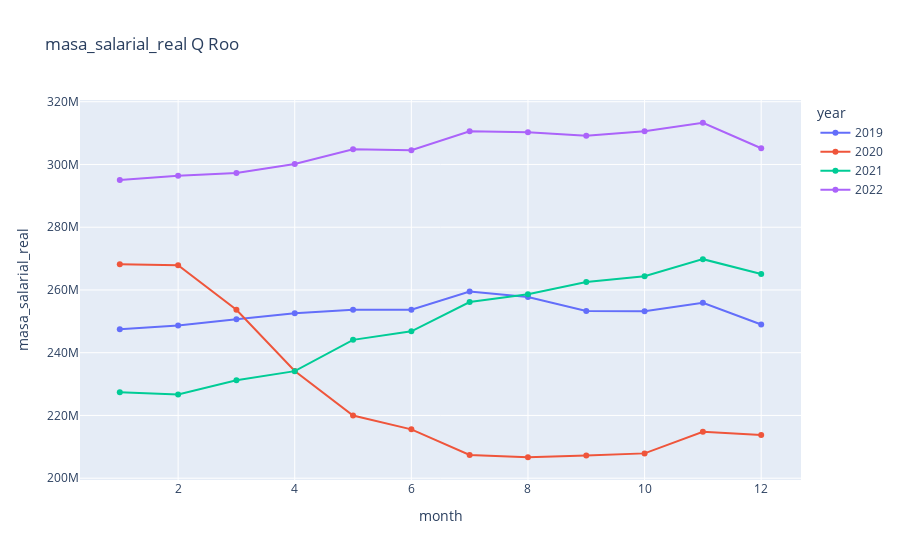
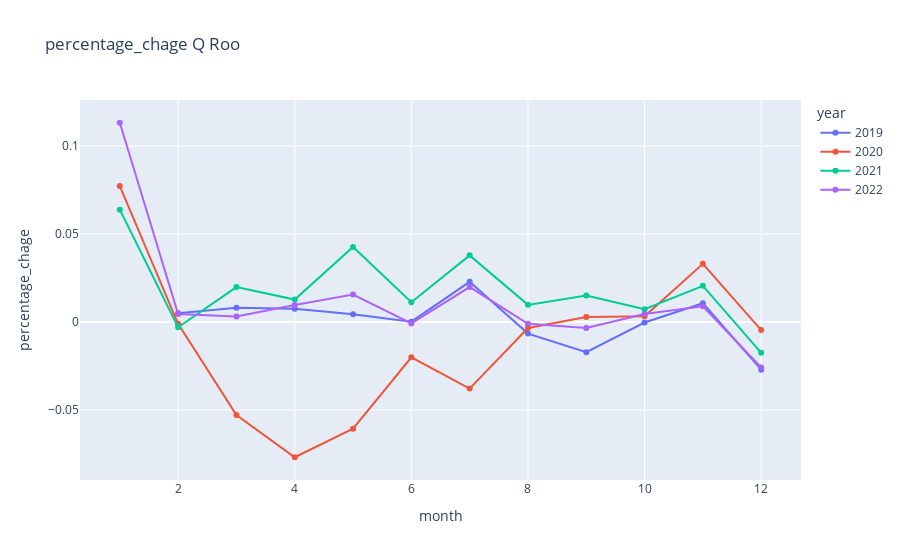

Here is the notebook cell these charts were saved with, in order:
### Code cell
plotdf=final_df[['percentage_chage','Fecha','state_name','year','month','masa_salarial_real']]
for var in  ['masa_salarial_real','percentage_chage']:
    fig = px.line(plotdf[plotdf['state_name']=='ROO'], x='month', y=var, color='year', markers=True, title='{} Q Roo'.format(var))
    fig.show()

### Figure 1 — Plotly figure (JSON) as saved in the notebook; plotly's stock layout.template omitted (floating-point values rounded to 4 significant figures)
{"data": [{"hovertemplate": "year=2019<br>month=%{x}<br>masa_salarial_real=%{y}<extra></extra>", "legendgroup": "2019", "line": {"color": "#636efa", "dash": "solid"}, "marker": {"symbol": "circle"}, "mode": "lines+markers", "name": "2019", "orientation": "v", "showlegend": true, "type": "scatter", "x": [1, 2, 3, 4, 5, 6, 7, 8, 9, 10, 11, 12], "xaxis": "x", "y": [247500000.0, 248700000.0, 250700000.0, 252600000.0, 253700000.0, 253700000.0, 259500000.0, 257800000.0, 253300000.0, 253200000.0, 255900000.0, 249000000.0], "yaxis": "y"}, {"hovertemplate": "year=2020<br>month=%{x}<br>masa_salarial_real=%{y}<extra></extra>", "legendgroup": "2020", "line": {"color": "#EF553B", "dash": "solid"}, "marker": {"symbol": "circle"}, "mode": "lines+markers", "name": "2020", "orientation": "v", "showlegend": true, "type": "scatter", "x": [1, 2, 3, 4, 5, 6, 7, 8, 9, 10, 11, 12], "xaxis": "x", "y": [268200000.0, 267900000.0, 253700000.0, 234200000.0, 220000000.0, 215600000.0, 207400000.0, 206700000.0, 207300000.0, 207900000.0, 214800000.0, 213800000.0], "yaxis": "y"}, {"hovertemplate": "year=2021<br>month=%{x}<br>masa_salarial_real=%{y}<extra></extra>", "legendgroup": "2021", "line": {"color": "#00cc96", "dash": "solid"}, "marker": {"symbol": "circle"}, "mode": "lines+markers", "name": "2021", "orientation": "v", "showlegend": true, "type": "scatter", "x": [1, 2, 3, 4, 5, 6, 7, 8, 9, 10, 11, 12], "xaxis": "x", "y": [227400000.0, 226700000.0, 231200000.0, 234100000.0, 244100000.0, 246800000.0, 256100000.0, 258600000.0, 262500000.0, 264400000.0, 269800000.0, 265100000.0], "yaxis": "y"}, {"hovertemplate": "year=2022<br>month=%{x}<br>masa_salarial_real=%{y}<extra></extra>", "legendgroup": "2022", "line": {"color": "#ab63fa", "dash": "solid"}, "marker": {"symbol": "circle"}, "mode": "lines+markers", "name": "2022", "orientation": "v", "showlegend": true, "type": "scatter", "x": [1, 2, 3, 4, 5, 6, 7, 8, 9, 10, 11, 12], "xaxis": "x", "y": [295100000.0, 296400000.0, 297300000.0, 300200000.0, 304800000.0, 304600000.0, 310600000.0, 310300000.0, 309200000.0, 310600000.0, 313300000.0, 305200000.0], "yaxis": "y"}], "layout": {"legend": {"title": {"text": "year"}, "tracegroupgap": 0}, "title": {"text": "masa_salarial_real Q Roo"}, "xaxis": {"anchor": "y", "domain": [0, 1], "title": {"text": "month"}}, "yaxis": {"anchor": "x", "domain": [0, 1], "title": {"text": "masa_salarial_real"}}}}

### Figure 2 — Plotly figure (JSON) as saved in the notebook; plotly's stock layout.template omitted (floating-point values rounded to 4 significant figures)
{"data": [{"hovertemplate": "year=2019<br>month=%{x}<br>percentage_chage=%{y}<extra></extra>", "legendgroup": "2019", "line": {"color": "#636efa", "dash": "solid"}, "marker": {"symbol": "circle"}, "mode": "lines+markers", "name": "2019", "orientation": "v", "showlegend": true, "type": "scatter", "x": [1, 2, 3, 4, 5, 6, 7, 8, 9, 10, 11, 12], "xaxis": "x", "y": [null, 0.004936, 0.007979, 0.007536, 0.004376, 0.0001358, 0.02276, -0.006645, -0.0172, -0.0003346, 0.01059, -0.02713], "yaxis": "y"}, {"hovertemplate": "year=2020<br>month=%{x}<br>percentage_chage=%{y}<extra></extra>", "legendgroup": "2020", "line": {"color": "#EF553B", "dash": "solid"}, "marker": {"symbol": "circle"}, "mode": "lines+markers", "name": "2020", "orientation": "v", "showlegend": true, "type": "scatter", "x": [1, 2, 3, 4, 5, 6, 7, 8, 9, 10, 11, 12], "xaxis": "x", "y": [0.07715, -0.001109, -0.05294, -0.0769, -0.06064, -0.02011, -0.0379, -0.003472, 0.002822, 0.003145, 0.03296, -0.004652], "yaxis": "y"}, {"hovertemplate": "year=2021<br>month=%{x}<br>percentage_chage=%{y}<extra></extra>", "legendgroup": "2021", "line": {"color": "#00cc96", "dash": "solid"}, "marker": {"symbol": "circle"}, "mode": "lines+markers", "name": "2021", "orientation": "v", "showlegend": true, "type": "scatter", "x": [1, 2, 3, 4, 5, 6, 7, 8, 9, 10, 11, 12], "xaxis": "x", "y": [0.06376, -0.003037, 0.01978, 0.01268, 0.04261, 0.01114, 0.0378, 0.009675, 0.01499, 0.007246, 0.02048, -0.01755], "yaxis": "y"}, {"hovertemplate": "year=2022<br>month=%{x}<br>percentage_chage=%{y}<extra></extra>", "legendgroup": "2022", "line": {"color": "#ab63fa", "dash": "solid"}, "marker": {"symbol": "circle"}, "mode": "lines+markers", "name": "2022", "orientation": "v", "showlegend": true, "type": "scatter", "x": [1, 2, 3, 4, 5, 6, 7, 8, 9, 10, 11, 12], "xaxis": "x", "y": [0.1131, 0.004486, 0.003033, 0.009646, 0.01551, -0.0008585, 0.01981, -0.001046, -0.003517, 0.004467, 0.00883, -0.02591], "yaxis": "y"}], "layout": {"legend": {"title": {"text": "year"}, "tracegroupgap": 0}, "title": {"text": "percentage_chage Q Roo"}, "xaxis": {"anchor": "y", "domain": [0, 1], "title": {"text": "month"}}, "yaxis": {"anchor": "x", "domain": [0, 1], "title": {"text": "percentage_chage"}}}}
